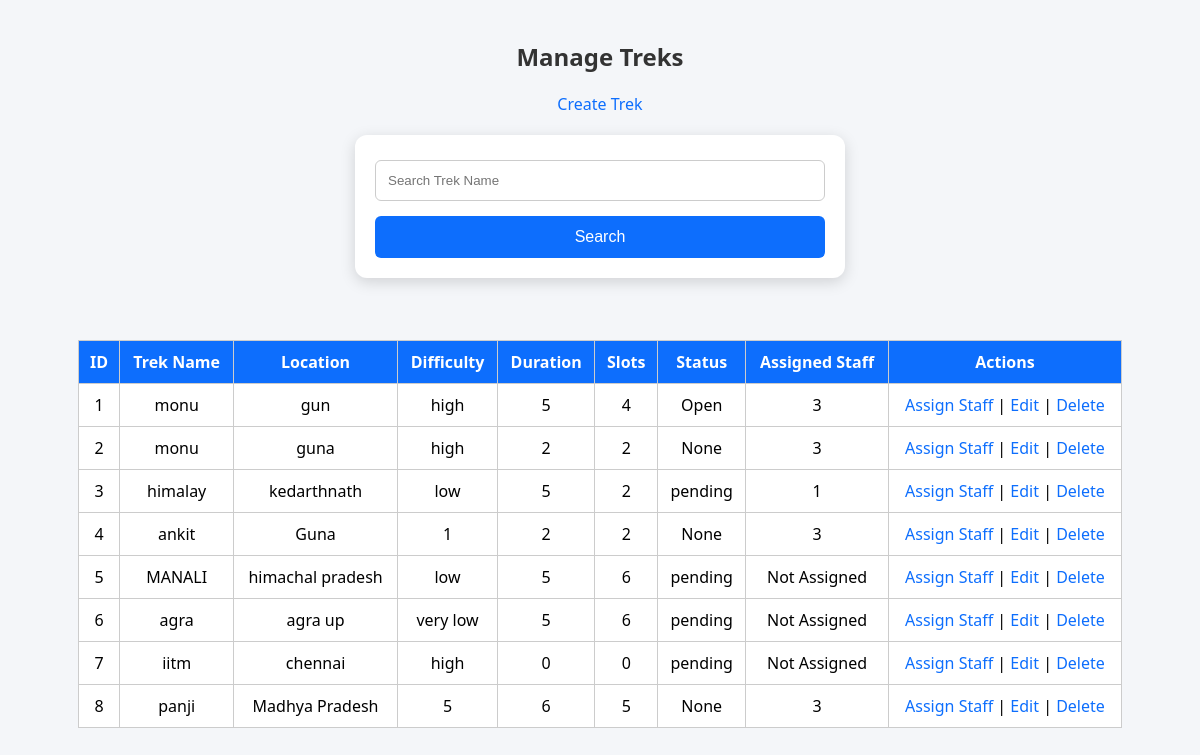
Before: /admin/treks with the older database file.
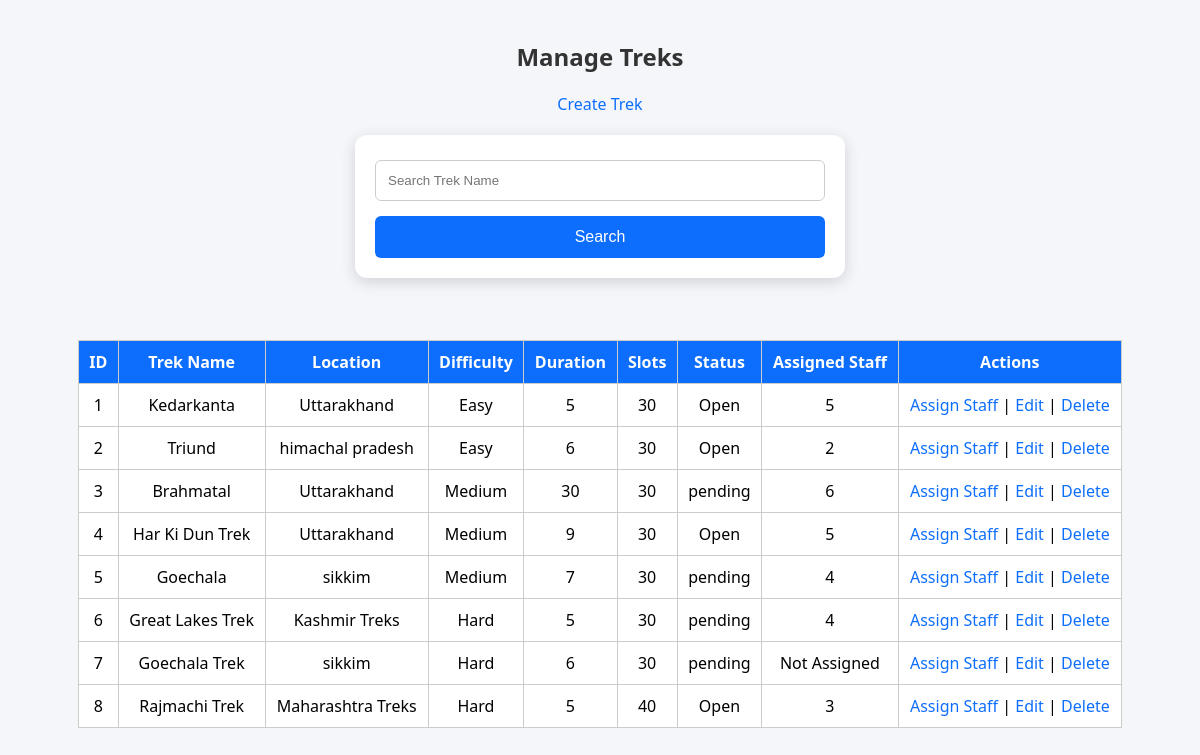
After: the same page with the newer database file.
### models.py (models this page shows)
class Trek(db.Model):
    __tablename__ = "treks"
    id = db.Column(db.Integer, primary_key=True)
    trek_name = db.Column(
        db.String(150),
        nullable=False
    )
    location = db.Column(
        db.String(150),
        nullable=False
    )
    difficulty = db.Column(
        db.String(20),
        nullable=False
    )
    duration_days = db.Column(
        db.Integer,
        nullable=False
    )
    available_slots = db.Column(
        db.Integer,
        nullable=False
    )
    start_date = db.Column(
        db.Date,
        nullable=False
    )
    end_date = db.Column(
        db.Date,
        nullable=False
    )
    status = db.Column(
    db.String(20),
    default="Open"
)
    description = db.Column(db.Text)
    assigned_staff_id = db.Column(
        db.Integer,
        db.ForeignKey("staff_profiles.id")
    )
    created_at = db.Column(
        db.DateTime,
        default=datetime.utcnow
    )
    bookings = db.relationship(
        "Booking",
        backref="trek",
        lazy=True,
        cascade="all, delete-orphan"
    )

### app.py (the view)
@app.route("/admin/treks")
def manage_treks():
    search = request.args.get("search")
    treks = Trek.query
    if search:
        treks = treks.filter(
            Trek.trek_name.contains(search)
        )
    treks = treks.all()
    return render_template(
        "manage_treks.html",
        treks=treks
    )

### templates/manage_treks.html (shortened to what this page needs)
<!DOCTYPE html>
<html>
<head>
    <link rel="stylesheet"
    href="{{ url_for('static', filename='css/style.css') }}">
</head>
<body>
<h2>Manage Treks</h2>
<p>
    <a href="/admin/create-trek">
        Create Trek
    </a>
</p>
<form method="GET">
    <input
        type="text"
        name="search"
        placeholder="Search Trek Name">
    <button type="submit">
        Search
    </button>
</form>
<br>
<table>
    <tr>
        <th>ID</th>
        <th>Trek Name</th>
        <th>Location</th>
        <th>Difficulty</th>
        <th>Duration</th>
        <th>Slots</th>
        <th>Status</th>
        <th>Assigned Staff</th>
        <th>Actions</th>
    </tr>
    {% for trek in treks %}
    <tr>
        <td>{{ trek.id }}</td>
        <td>{{ trek.trek_name }}</td>
        <td>{{ trek.location }}</td>
        <td>{{ trek.difficulty }}</td>
        <td>{{ trek.duration_days }}</td>
        <td>{{ trek.available_slots }}</td>
        <td>{{ trek.status }}</td>
        <td>
            {% if trek.assigned_staff_id %}
                {{ trek.assigned_staff_id }}
            {% else %}
                Not Assigned
            {% endif %}
        </td>
        <td>
            <a href="/assign-staff/{{ trek.id }}">
                Assign Staff
            </a>
            |
            <a href="/edit-trek/{{ trek.id }}">
                Edit
            </a>
            |
            <a href="/delete-trek/{{ trek.id }}">
                Delete
            </a>
        </td>
    </tr>
    {% endfor %}
</table>
</body>
</html>

### static/css/style.css (style rules this page uses)
body { margin:0; padding:20px; font-family:Segoe UI, sans-serif; background:#f4f6f9; }
h1, h2, h3 { text-align:center; color:#333; }
form { width:450px; margin:20px auto; padding:20px; background:white; border-radius:12px; box-shadow:0 4px 15px rgba(0,0,0,0.15); }
input, select { width:100%; padding:12px; margin-top:5px; border:1px solid #ccc; border-radius:6px; box-sizing:border-box; }
button { width:100%; padding:12px; margin-top:15px; background:#0d6efd; color:white; border:none; border-radius:6px; cursor:pointer; font-size:16px; }
a { text-decoration:none; color:#0d6efd; }
p { text-align:center; }
table { width:90%; margin:20px auto; border-collapse:collapse; background:white; }
th, td { border:1px solid #ccc; padding:10px; text-align:center; }
th { background:#0d6efd; color:white; }

Changed rows visible on the page:
changed Trek id 1: trek_name "monu" → "Kedarkanta"; location "gun" → "Uttarakhand"; difficulty "high" → "Easy"; available_slots "4" → "30"; assigned_staff_id "3" → "5"
changed Trek id 2: trek_name "monu" → "Triund"; location "guna" → "himachal pradesh"; difficulty "high" → "Easy"; duration_days "2" → "6"; available_slots "2" → "30"; status "None" → "Open"; assigned_staff_id "3" → "2"
changed Trek id 3: trek_name "himalay" → "Brahmatal"; location "kedarthnath" → "Uttarakhand"; difficulty "low" → "Medium"; duration_days "5" → "30"; available_slots "2" → "30"; assigned_staff_id "1" → "6"
changed Trek id 4: trek_name "ankit" → "Har Ki Dun Trek"; location "Guna" → "Uttarakhand"; difficulty "1" → "Medium"; duration_days "2" → "9"; available_slots "2" → "30"; status "None" → "Open"; assigned_staff_id "3" → "5"
changed Trek id 5: trek_name "MANALI" → "Goechala"; location "himachal pradesh" → "sikkim"; difficulty "low" → "Medium"; duration_days "5" → "7"; available_slots "6" → "30"; assigned_staff_id (not shown) → "4"; no longer shows "Not Assigned"
changed Trek id 6: trek_name "agra" → "Great Lakes Trek"; location "agra up" → "Kashmir Treks"; difficulty "very low" → "Hard"; available_slots "6" → "30"; assigned_staff_id (not shown) → "4"; no longer shows "Not Assigned"
changed Trek id 7: trek_name "iitm" → "Goechala Trek"; location "chennai" → "sikkim"; difficulty "high" → "Hard"; duration_days "0" → "6"; available_slots "0" → "30"
changed Trek id 8: trek_name "panji" → "Rajmachi Trek"; location "Madhya Pradesh" → "Maharashtra Treks"; difficulty "5" → "Hard"; duration_days "6" → "5"; available_slots "5" → "40"; status "None" → "Open"
